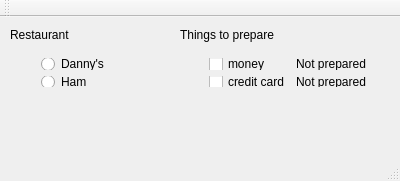
<?xml version="1.0" encoding="UTF-8"?>
<ui version="4.0">
 <class>MainWindow</class>
 <widget class="QMainWindow" name="MainWindow">
  <property name="geometry">
   <rect>
    <x>0</x>
    <y>0</y>
    <width>400</width>
    <height>181</height>
   </rect>
  </property>
  <property name="windowTitle">
   <string>MainWindow</string>
  </property>
  <widget class="QWidget" name="centralWidget">
   <widget class="QLabel" name="label">
    <property name="geometry">
     <rect>
      <x>10</x>
      <y>10</y>
      <width>71</width>
      <height>16</height>
     </rect>
    </property>
    <property name="text">
     <string>Restaurant</string>
    </property>
   </widget>
   <widget class="QLabel" name="label_2">
    <property name="geometry">
     <rect>
      <x>180</x>
      <y>10</y>
      <width>121</width>
      <height>16</height>
     </rect>
    </property>
    <property name="text">
     <string>Things to prepare</string>
    </property>
   </widget>
   <widget class="QWidget" name="">
    <property name="geometry">
     <rect>
      <x>30</x>
      <y>30</y>
      <width>351</width>
      <height>51</height>
     </rect>
    </property>
    <layout class="QHBoxLayout" name="horizontalLayout_2">
     <item>
      <layout class="QVBoxLayout" name="verticalLayout_3">
       <item>
        <widget class="QRadioButton" name="danny_radioButton">
         <property name="text">
          <string>Danny's</string>
         </property>
        </widget>
       </item>
       <item>
        <widget class="QRadioButton" name="ham_radioButton">
         <property name="text">
          <string>Ham</string>
         </property>
        </widget>
       </item>
      </layout>
     </item>
     <item>
      <layout class="QHBoxLayout" name="horizontalLayout">
       <item>
        <layout class="QVBoxLayout" name="verticalLayout_2">
         <item>
          <widget class="QCheckBox" name="money_checkBox">
           <property name="text">
            <string>money</string>
           </property>
          </widget>
         </item>
         <item>
          <widget class="QCheckBox" name="credit_checkBox">
           <property name="text">
            <string>credit card</string>
           </property>
          </widget>
         </item>
        </layout>
       </item>
       <item>
        <layout class="QVBoxLayout" name="verticalLayout">
         <item>
          <widget class="QLabel" name="money_pre">
           <property name="text">
            <string>Not prepared</string>
           </property>
          </widget>
         </item>
         <item>
          <widget class="QLabel" name="credit_pre">
           <property name="text">
            <string>Not prepared</string>
           </property>
          </widget>
         </item>
        </layout>
       </item>
      </layout>
     </item>
    </layout>
   </widget>
   <widget class="QWidget" name="">
    <property name="geometry">
     <rect>
      <x>10</x>
      <y>100</y>
      <width>221</width>
      <height>17</height>
     </rect>
    </property>
    <layout class="QHBoxLayout" name="horizontalLayout_3">
     <property name="spacing">
      <number>0</number>
     </property>
     <item>
      <widget class="QLabel" name="label_3">
       <property name="text">
        <string>Your choice: </string>
       </property>
      </widget>
     </item>
     <item>
      <widget class="QLabel" name="res_choice">
       <property name="text">
        <string>(choice)</string>
       </property>
      </widget>
     </item>
    </layout>
   </widget>
  </widget>
  <widget class="QMenuBar" name="menuBar">
   <property name="geometry">
    <rect>
     <x>0</x>
     <y>0</y>
     <width>400</width>
     <height>25</height>
    </rect>
   </property>
  </widget>
  <widget class="QToolBar" name="mainToolBar">
   <attribute name="toolBarArea">
    <enum>TopToolBarArea</enum>
   </attribute>
   <attribute name="toolBarBreak">
    <bool>false</bool>
   </attribute>
  </widget>
  <widget class="QStatusBar" name="statusBar"/>
 </widget>
 <layoutdefault spacing="6" margin="11"/>
 <resources/>
 <connections/>
</ui>
